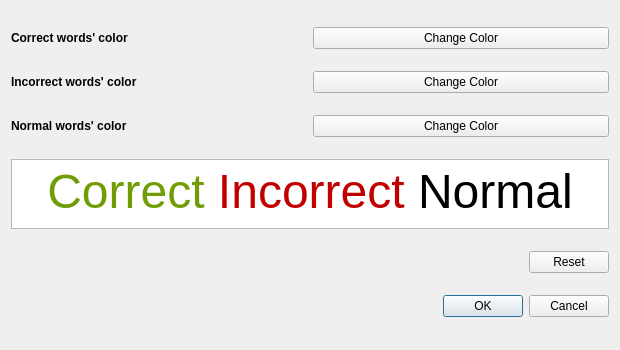
<?xml version="1.0" encoding="UTF-8"?>
<ui version="4.0">
 <class>text_settings</class>
 <widget class="QDialog" name="text_settings">
  <property name="geometry">
   <rect>
    <x>0</x>
    <y>0</y>
    <width>620</width>
    <height>350</height>
   </rect>
  </property>
  <property name="minimumSize">
   <size>
    <width>620</width>
    <height>350</height>
   </size>
  </property>
  <property name="windowTitle">
   <string>Text Settings</string>
  </property>
  <layout class="QVBoxLayout" name="verticalLayout">
   <item>
    <layout class="QHBoxLayout" name="horizontalLayout">
     <item>
      <widget class="QLabel" name="label">
       <property name="font">
        <font>
         <weight>75</weight>
         <bold>true</bold>
        </font>
       </property>
       <property name="text">
        <string>Correct words' color</string>
       </property>
      </widget>
     </item>
     <item>
      <widget class="QPushButton" name="btn_correct_change">
       <property name="text">
        <string>Change Color</string>
       </property>
      </widget>
     </item>
    </layout>
   </item>
   <item>
    <layout class="QHBoxLayout" name="horizontalLayout_2">
     <item>
      <widget class="QLabel" name="label_2">
       <property name="font">
        <font>
         <weight>75</weight>
         <bold>true</bold>
        </font>
       </property>
       <property name="text">
        <string>Incorrect words' color</string>
       </property>
      </widget>
     </item>
     <item>
      <widget class="QPushButton" name="btn_incorrect_change">
       <property name="text">
        <string>Change Color</string>
       </property>
      </widget>
     </item>
    </layout>
   </item>
   <item>
    <layout class="QHBoxLayout" name="horizontalLayout_3">
     <item>
      <widget class="QLabel" name="label_3">
       <property name="font">
        <font>
         <weight>75</weight>
         <bold>true</bold>
         <underline>false</underline>
         <kerning>true</kerning>
        </font>
       </property>
       <property name="text">
        <string>Normal words' color</string>
       </property>
      </widget>
     </item>
     <item>
      <widget class="QPushButton" name="btn_normal_change">
       <property name="text">
        <string>Change Color</string>
       </property>
      </widget>
     </item>
    </layout>
   </item>
   <item>
    <widget class="QTextEdit" name="textEdit">
     <property name="maximumSize">
      <size>
       <width>16777215</width>
       <height>70</height>
      </size>
     </property>
     <property name="readOnly">
      <bool>true</bool>
     </property>
     <property name="html">
      <string>&lt;!DOCTYPE HTML PUBLIC &quot;-//W3C//DTD HTML 4.0//EN&quot; &quot;http://www.w3.org/TR/REC-html40/strict.dtd&quot;&gt;
&lt;html&gt;&lt;head&gt;&lt;meta name=&quot;qrichtext&quot; content=&quot;1&quot; /&gt;&lt;style type=&quot;text/css&quot;&gt;
p, li { white-space: pre-wrap; }
&lt;/style&gt;&lt;/head&gt;&lt;body style=&quot; font-family:'Ubuntu'; font-size:11pt; font-weight:400; font-style:normal;&quot;&gt;
&lt;p align=&quot;center&quot; style=&quot; margin-top:0px; margin-bottom:0px; margin-left:0px; margin-right:0px; -qt-block-indent:0; text-indent:0px;&quot;&gt;&lt;span style=&quot; font-size:36pt; color:#709d06;&quot;&gt;Correct&lt;/span&gt;&lt;span style=&quot; font-size:36pt;&quot;&gt; &lt;/span&gt;&lt;span style=&quot; font-size:36pt; color:#c00000;&quot;&gt;Incorrect&lt;/span&gt;&lt;span style=&quot; font-size:36pt;&quot;&gt; &lt;/span&gt;&lt;span style=&quot; font-size:36pt; color:#000000;&quot;&gt;Normal&lt;/span&gt;&lt;/p&gt;&lt;/body&gt;&lt;/html&gt;</string>
     </property>
    </widget>
   </item>
   <item>
    <layout class="QHBoxLayout" name="horizontalLayout_4">
     <item>
      <spacer name="horizontalSpacer">
       <property name="orientation">
        <enum>Qt::Horizontal</enum>
       </property>
       <property name="sizeHint" stdset="0">
        <size>
         <width>40</width>
         <height>20</height>
        </size>
       </property>
      </spacer>
     </item>
     <item>
      <widget class="QPushButton" name="btn_reset">
       <property name="text">
        <string>Reset</string>
       </property>
      </widget>
     </item>
    </layout>
   </item>
   <item>
    <widget class="QDialogButtonBox" name="buttonBox">
     <property name="orientation">
      <enum>Qt::Horizontal</enum>
     </property>
     <property name="standardButtons">
      <set>QDialogButtonBox::Cancel|QDialogButtonBox::Ok</set>
     </property>
    </widget>
   </item>
  </layout>
 </widget>
 <resources/>
 <connections>
  <connection>
   <sender>buttonBox</sender>
   <signal>accepted()</signal>
   <receiver>text_settings</receiver>
   <slot>accept()</slot>
   <hints>
    <hint type="sourcelabel">
     <x>248</x>
     <y>254</y>
    </hint>
    <hint type="destinationlabel">
     <x>157</x>
     <y>274</y>
    </hint>
   </hints>
  </connection>
  <connection>
   <sender>buttonBox</sender>
   <signal>rejected()</signal>
   <receiver>text_settings</receiver>
   <slot>reject()</slot>
   <hints>
    <hint type="sourcelabel">
     <x>316</x>
     <y>260</y>
    </hint>
    <hint type="destinationlabel">
     <x>286</x>
     <y>274</y>
    </hint>
   </hints>
  </connection>
 </connections>
</ui>
